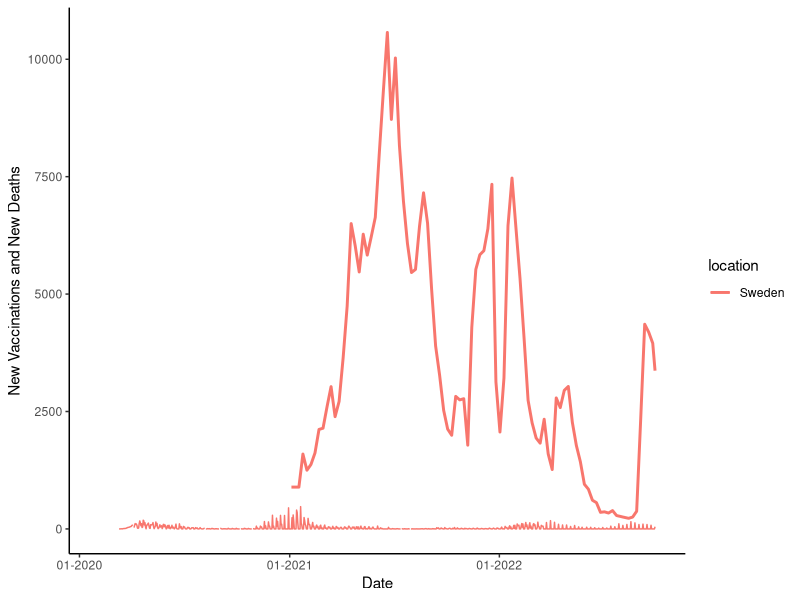

Source code (R):
library(gganimate)
library(ggplot2)
library(dplyr)
library(ggthemes)
library(readxl)


CovidDenmark <- read_excel("CovidDenmark.xlsx")
CovidDenmark$date <- as.Date(CovidDenmark$date, format="%Y-%m-%d")
op1<-data.frame(x=c(01-2021),y=c(5000))

g<-ggplot(filter(CovidDenmark, location=="Sweden"), aes(x=date,y=new_vaccinations_smoothed_per_million, color=location)) + 
  geom_line(size = 1) + geom_line(aes(x=date, y=new_deaths)) +
  scale_x_date(date_labels = "%m-%Y") +
  xlab("Date") + 
  ylab("New Vaccinations and New Deaths") +
  theme_classic()

g
